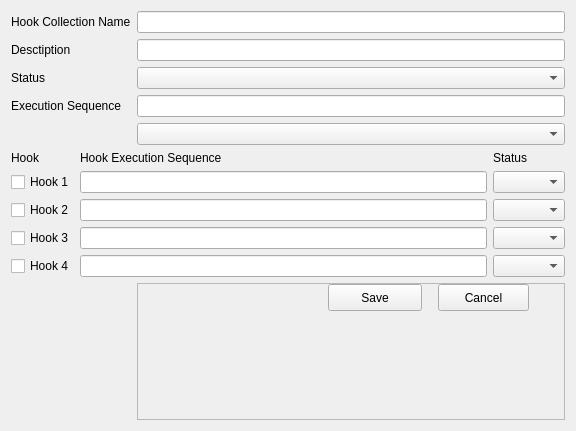
<?xml version="1.0" encoding="UTF-8"?>
<ui version="4.0">
 <class>Form</class>
 <widget class="QWidget" name="Form">
  <property name="geometry">
   <rect>
    <x>0</x>
    <y>0</y>
    <width>576</width>
    <height>431</height>
   </rect>
  </property>
  <property name="windowTitle">
   <string>Form</string>
  </property>
  <layout class="QFormLayout" name="formLayout_2">
   <property name="fieldGrowthPolicy">
    <enum>QFormLayout::AllNonFixedFieldsGrow</enum>
   </property>
   <item row="0" column="0">
    <widget class="QLabel" name="label_2">
     <property name="text">
      <string>Hook Collection Name</string>
     </property>
    </widget>
   </item>
   <item row="0" column="1">
    <widget class="QgsFilterLineEdit" name="mLineEdit">
     <property name="qgisRelation" stdset="0">
      <string notr="true"/>
     </property>
    </widget>
   </item>
   <item row="1" column="0">
    <widget class="QLabel" name="label">
     <property name="text">
      <string>Desctiption</string>
     </property>
    </widget>
   </item>
   <item row="1" column="1">
    <widget class="QgsFilterLineEdit" name="mLineEdit_2">
     <property name="qgisRelation" stdset="0">
      <string notr="true"/>
     </property>
    </widget>
   </item>
   <item row="2" column="0">
    <widget class="QLabel" name="label_4">
     <property name="text">
      <string>Status</string>
     </property>
    </widget>
   </item>
   <item row="2" column="1">
    <widget class="QComboBox" name="comboBox"/>
   </item>
   <item row="3" column="0">
    <widget class="QLabel" name="label_3">
     <property name="text">
      <string>Execution Sequence</string>
     </property>
    </widget>
   </item>
   <item row="3" column="1">
    <widget class="QgsFilterLineEdit" name="mLineEdit_3">
     <property name="qgisRelation" stdset="0">
      <string notr="true"/>
     </property>
    </widget>
   </item>
   <item row="4" column="1">
    <widget class="QgsFieldComboBox" name="mFieldComboBox_4"/>
   </item>
   <item row="6" column="0" colspan="2">
    <layout class="QGridLayout" name="gridLayout">
     <item row="6" column="0">
      <widget class="QCheckBox" name="checkBox_4">
       <property name="text">
        <string>Hook 4</string>
       </property>
      </widget>
     </item>
     <item row="6" column="1">
      <widget class="QgsFilterLineEdit" name="mLineEdit_7">
       <property name="qgisRelation" stdset="0">
        <string notr="true"/>
       </property>
      </widget>
     </item>
     <item row="2" column="0">
      <widget class="QCheckBox" name="checkBox">
       <property name="text">
        <string>Hook 1</string>
       </property>
      </widget>
     </item>
     <item row="2" column="4">
      <widget class="QgsFieldComboBox" name="mFieldComboBox_2"/>
     </item>
     <item row="0" column="0">
      <widget class="QLabel" name="label_5">
       <property name="text">
        <string>Hook</string>
       </property>
      </widget>
     </item>
     <item row="3" column="0">
      <widget class="QCheckBox" name="checkBox_3">
       <property name="text">
        <string>Hook 2</string>
       </property>
      </widget>
     </item>
     <item row="3" column="4">
      <widget class="QgsFieldComboBox" name="mFieldComboBox_5"/>
     </item>
     <item row="4" column="4">
      <widget class="QgsFieldComboBox" name="mFieldComboBox_3"/>
     </item>
     <item row="6" column="4">
      <widget class="QgsFieldComboBox" name="mFieldComboBox"/>
     </item>
     <item row="2" column="1">
      <widget class="QgsFilterLineEdit" name="mLineEdit_4">
       <property name="qgisRelation" stdset="0">
        <string notr="true"/>
       </property>
      </widget>
     </item>
     <item row="4" column="0">
      <widget class="QCheckBox" name="checkBox_2">
       <property name="text">
        <string>Hook 3</string>
       </property>
      </widget>
     </item>
     <item row="3" column="1">
      <widget class="QgsFilterLineEdit" name="mLineEdit_5">
       <property name="qgisRelation" stdset="0">
        <string notr="true"/>
       </property>
      </widget>
     </item>
     <item row="4" column="1">
      <widget class="QgsFilterLineEdit" name="mLineEdit_6">
       <property name="qgisRelation" stdset="0">
        <string notr="true"/>
       </property>
      </widget>
     </item>
     <item row="0" column="4">
      <widget class="QLabel" name="label_6">
       <property name="text">
        <string>Status</string>
       </property>
      </widget>
     </item>
     <item row="0" column="1">
      <widget class="QLabel" name="label_7">
       <property name="text">
        <string>Hook Execution Sequence</string>
       </property>
      </widget>
     </item>
    </layout>
   </item>
   <item row="7" column="0">
    <layout class="QHBoxLayout" name="horizontalLayout"/>
   </item>
   <item row="7" column="1">
    <widget class="QScrollArea" name="scrollArea">
     <property name="widgetResizable">
      <bool>true</bool>
     </property>
     <widget class="QWidget" name="scrollAreaWidgetContents_2">
      <property name="geometry">
       <rect>
        <x>0</x>
        <y>0</y>
        <width>403</width>
        <height>76</height>
       </rect>
      </property>
      <widget class="QPushButton" name="pushButton_2">
       <property name="geometry">
        <rect>
         <x>190</x>
         <y>0</y>
         <width>94</width>
         <height>27</height>
        </rect>
       </property>
       <property name="text">
        <string>Save</string>
       </property>
      </widget>
      <widget class="QPushButton" name="pushButton">
       <property name="geometry">
        <rect>
         <x>300</x>
         <y>0</y>
         <width>91</width>
         <height>27</height>
        </rect>
       </property>
       <property name="text">
        <string>Cancel</string>
       </property>
      </widget>
      <zorder>formLayoutWidget</zorder>
      <zorder>pushButton_2</zorder>
      <zorder>pushButton</zorder>
      <zorder>formLayoutWidget</zorder>
     </widget>
    </widget>
   </item>
  </layout>
 </widget>
 <customwidgets>
  <customwidget>
   <class>QgsFieldComboBox</class>
   <extends>QComboBox</extends>
   <header>qgsfieldcombobox.h</header>
  </customwidget>
  <customwidget>
   <class>QgsFilterLineEdit</class>
   <extends>QLineEdit</extends>
   <header>qgsfilterlineedit.h</header>
  </customwidget>
 </customwidgets>
 <resources/>
 <connections/>
</ui>
